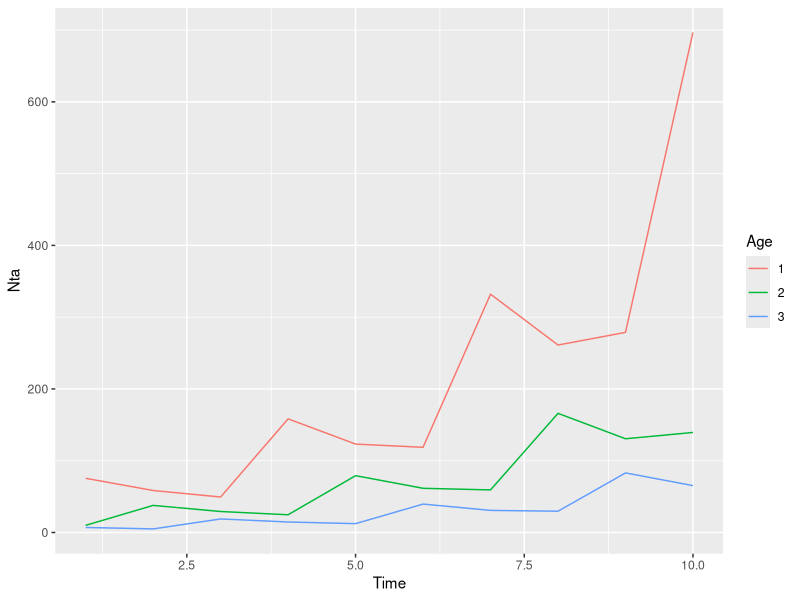

Write the R code that produced this figure.

library(tidyverse)

asm <- function(life_table, size_vec, times) {
  
  iteration <- 0
  
  repeat{  
    
    iteration <- iteration + 1 
    size_vec_tplus1 <- c()
    
    for(i in 1:nrow(life_table)) {
      
      if(i == 1) {
        size_vec_tplus1[i] <- sum(size_vec * life_table$Fa)
      } else {
        size_vec_tplus1[i] <- size_vec[i-1] * life_table[i-1 ,]$Sa
        
      }
    }
    
    size_vec <- size_vec_tplus1
    
    if(iteration == times) break
    
    }
  
  return(size_vec)
  
}

lt<- tibble(Age = c(1, 2, 3), 
            Sa = c(0.5, 0.5, 0),
            la = c(1, 0.5, 0.25),
            Fa = c(0, .25, 8))


Nt1 <- 20
Nt2 <- 14
Nt3 <- 9

# Adjust 10-100 to show development of stable age structure/long-term growth rate
Times <- 10

asm_table <- tibble(
  Time = rep(1:Times, each = nrow(lt)),
  Age = factor(rep(1:nrow(lt), Times)), 
  Nta = lapply(1:Times, 
              function(x) asm(life_table = lt, 
                              size_vec = c(Nt1, Nt2, Nt3), 
                              times = x)) %>% 
    unlist())

ggplot(asm_table, aes(x = Time, y = Nta, group = Age)) +
  geom_line(aes(colour = Age))

Nt_totals <- asm_table %>% 
  group_by(Time) %>%
  summarize(Nt = sum(Nta)) %>%
  mutate(lambda_est = Nt / lag(Nt))
